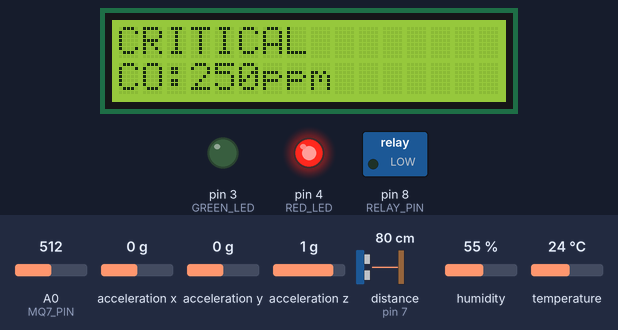
The sketch below on a simulated Arduino Uno, built with avr-gcc and run on an emulated ATmega328P. On the bench: 16×2 character LCD, switched loads named in the sketch (green lamp = pin HIGH), output pins drawn as LEDs (lit = HIGH). Wiring (inferred from the names in the program): DHT11 sensor: data pin 2; ultrasonic range finder: trigger pin 6; echo pin 7; MPU-6050 motion sensor at I2C address 0x68. The test bench sets the inputs (shaded band); at power-on: A0 (MQ7_PIN) = 512, acceleration x 0 g, temperature 24 °C, acceleration y 0 g, acceleration z 1 g, distance to the obstacle (sensor on pin 7) 80 cm, humidity 55 %. The echo pulse lasts 58.3 µs per cm; pins used as bus, display or sensor lines are not drawn; what the sketch prints to the serial monitor is not drawn.

Above: at 3.4 s.
3.5 s: A0 (MQ7_PIN) set to 424
At 4.9 s:
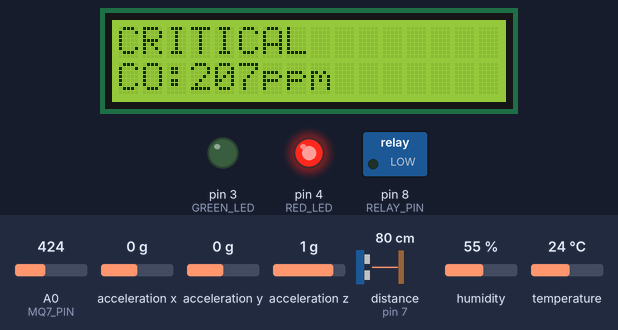
5.6 s: A0 (MQ7_PIN) set to 396
At 7.4 s:
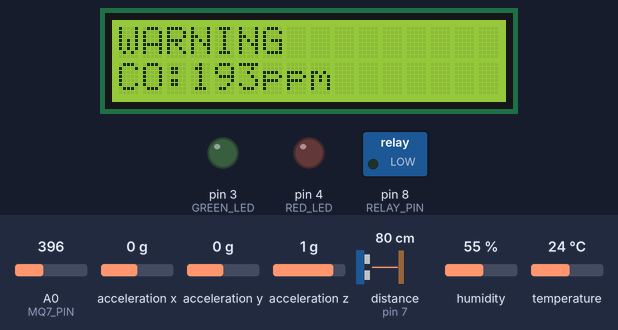
8.4 s: A0 (MQ7_PIN) set to 213
At 9.2 s:
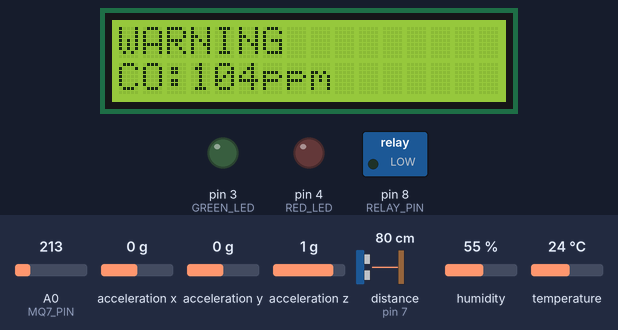
10.5 s: A0 (MQ7_PIN) set to 197
At 12.7 s:
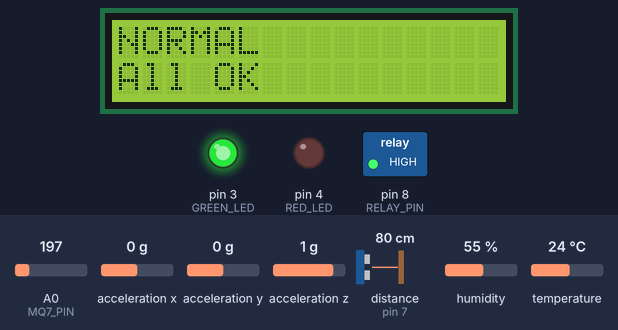
13.1 s: acceleration x set to -1.4 g
At 14.5 s:
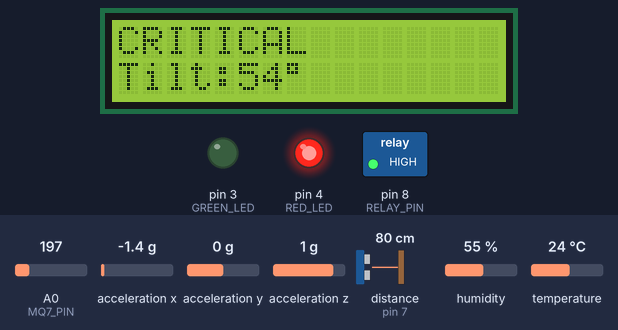
15.2 s: temperature set to 38 °C
17.4 s: temperature set to 41 °C
At 18.7 s:
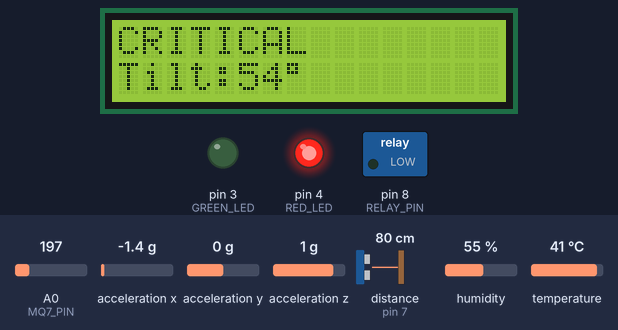
Timing chart, 0 to 20.4 s (numbered marks = the images above; inputs shaded):
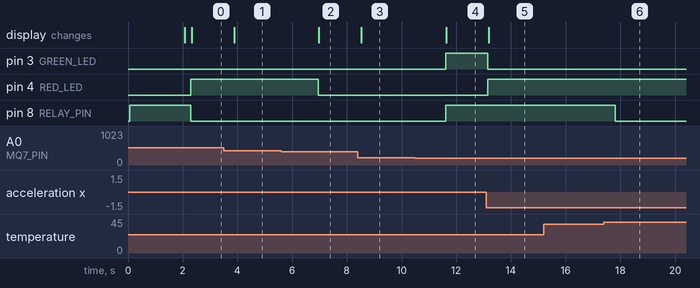

Measured:
- the behaviour switches between 412 and 411 on A0 (MQ7_PIN) (found by bisection; images 1 and 2)
- the behaviour switches between 205 and 204 on A0 (MQ7_PIN) (found by bisection; images 3 and 4)
- the behaviour switches between 39 and 40 °C on temperature (found by bisection; images 5 and 6)
- after the input at 3.5 s, the display: changes after 0.38 s (image 1)
- after the input at 5.6 s, pin 4 (RED_LED): HIGH → LOW after 1.4 s; the display: changes after 1.4 s (image 2)
- after the input at 8.4 s, the display: changes after 0.13 s (image 3)
- after the input at 10.5 s, pin 3 (GREEN_LED), pin 8 (RELAY_PIN): LOW → HIGH after 1.1 s; the display: changes after 1.1 s (image 4)
- after the input at 13.1 s, pin 3 (GREEN_LED): HIGH → LOW after 0.06 s; pin 4 (RED_LED): LOW → HIGH after 0.06 s; the display: changes after 0.08 s (image 5)
- after the input at 15.2 s, every drawn part: stays the same
- after the input at 17.4 s, pin 8 (RELAY_PIN): HIGH → LOW after 0.41 s

The sketch:

code.ino
```cpp
#include <Wire.h>
#include <LiquidCrystal_I2C.h>


// ---------------- PIN DEFINITIONS ----------------
#define DHT11_PIN 2
#define TRIG_PIN 6
#define ECHO_PIN 7
#define RED_LED 4
#define GREEN_LED 3
#define MQ7_PIN A0       // Gas sensor analog pin
#define RELAY_PIN 8      // >>> NEW CODE <<< Relay control pin


LiquidCrystal_I2C lcd(0x27, 16, 2);
uint8_t DHT_Data[5];


// ---------------- SETUP ----------------
void setup() {
  Serial.begin(9600);
  Wire.begin();
  lcd.init();
  lcd.backlight();


  // LED setup
  DDRD |= (1 << RED_LED) | (1 << GREEN_LED);
  PORTD &= ~((1 << RED_LED) | (1 << GREEN_LED));


  pinMode(TRIG_PIN, OUTPUT);
  pinMode(ECHO_PIN, INPUT);
  pinMode(MQ7_PIN, INPUT);
  pinMode(RELAY_PIN, OUTPUT);       // >>> NEW CODE <<<
  digitalWrite(RELAY_PIN, HIGH);    // Relay OFF initially (Active LOW)


  initMPU6050();


  lcd.setCursor(0, 0);
  lcd.print("Safety Bot Init");
  delay(2000);
  lcd.clear();


  Serial.println("==================================================");
  Serial.println(" SAFETY BOT SENSOR MONITOR (TEMP + DIST + TILT + GAS)");
  Serial.println("==================================================");
  Serial.println("Temp\tDist\tTilt\tCO(ppm)\tSTATE\tRELAY");
  Serial.println("--------------------------------------------------");
}


// ---------------- MAIN LOOP ----------------
void loop() {
  int temperature = 0;
  bool dhtOK = readDHT11();
  if (dhtOK) temperature = DHT_Data[2];


  float distance = measureDistance();
  float tilt = getTilt();
  float gasPPM = readGasPPM();


  // ---- Determine status ----
  bool isWarning = false, isCritical = false;
  String reason = "Normal";
  bool fanOn = false;   // >>> NEW CODE <<<


  // Temperature
  if (temperature >= 40 && temperature <= 50) {
    isWarning = true; reason = "Temp";
    fanOn = true; // Turn fan ON in warning range
  }
  else if (temperature > 50) {
    isCritical = true; reason = "Temp";
  }


  // Ultrasonic
  if (distance <= 10 && distance > 5) { isWarning = true; reason = "Dist"; }
  else if (distance <= 5) { isCritical = true; reason = "Dist"; }


  // Tilt
  if (tilt >= 15 && tilt <= 20) { isWarning = true; reason = "Tilt"; }
  else if (tilt > 20) { isCritical = true; reason = "Tilt"; }


  // Gas Sensor
  if (gasPPM >= 100 && gasPPM <= 200) {
    isWarning = true; reason = "Gas";
    fanOn = true; // Turn fan ON when gas detected
  }
  else if (gasPPM > 200) {
    isCritical = true; reason = "Gas";
    fanOn = true; // Turn fan ON in critical gas
  }


  // ---- LED + State ----
  String stateMsg = "NORMAL";
  if (isCritical) {
    PORTD |= (1 << RED_LED); PORTD &= ~(1 << GREEN_LED);
    stateMsg = "CRITICAL";
  } else if (isWarning) {
    PORTD &= ~((1 << RED_LED) | (1 << GREEN_LED));
    stateMsg = "WARNING";
  } else {
    PORTD |= (1 << GREEN_LED); PORTD &= ~(1 << RED_LED);
    stateMsg = "NORMAL";
  }


  // ---- Relay Logic (Fan Control) ----
  if (fanOn) {
    digitalWrite(RELAY_PIN, LOW);  // Active LOW → Relay ON
  } else {
    digitalWrite(RELAY_PIN, HIGH); // Relay OFF
  }


  // ---- SERIAL OUTPUT ----
  Serial.print(temperature);
  Serial.print("\t");
  Serial.print(distance, 1);
  Serial.print("\t");
  Serial.print(tilt, 1);
  Serial.print("\t");
  Serial.print(gasPPM, 0);
  Serial.print("\t");
  Serial.print(stateMsg);
  Serial.print("\t");
  Serial.println(fanOn ? "FAN ON" : "FAN OFF");


  // ---- LCD OUTPUT ----
  lcd.clear();
  lcd.setCursor(0, 0);
  lcd.print(stateMsg);
  lcd.setCursor(0, 1);


  if (reason == "Temp") lcd.print("T:" + String(temperature) + "C");
  else if (reason == "Dist") lcd.print("D:" + String(distance, 0) + "cm");
  else if (reason == "Tilt") lcd.print("Tilt:" + String(tilt, 0) + (char)223);
  else if (reason == "Gas") lcd.print("CO:" + String(gasPPM, 0) + "ppm");
  else lcd.print("All OK");


  delay(1500);
}


// ---------------- DHT11 FUNCTION ----------------
bool readDHT11() {
  uint8_t i, j = 0;
  for (i = 0; i < 5; i++) DHT_Data[i] = 0;


  DDRD |= (1 << DHT11_PIN);
  PORTD &= ~(1 << DHT11_PIN);
  delay(20);
  PORTD |= (1 << DHT11_PIN);
  delayMicroseconds(40);
  DDRD &= ~(1 << DHT11_PIN);


  unsigned long timeout = micros();
  while (((PIND & (1 << DHT11_PIN)) != 0)) if ((micros() - timeout) > 100) return false;
  while (((PIND & (1 << DHT11_PIN)) == 0)) if ((micros() - timeout) > 200) return false;
  while (((PIND & (1 << DHT11_PIN)) != 0)) if ((micros() - timeout) > 200) return false;


  for (j = 0; j < 5; j++) {
    for (i = 0; i < 8; i++) {
      timeout = micros();
      while (((PIND & (1 << DHT11_PIN)) == 0)) if ((micros() - timeout) > 100) return false;
      unsigned long tStart = micros();
      while (((PIND & (1 << DHT11_PIN)) != 0)) if ((micros() - tStart) > 200) break;
      unsigned long pulseWidth = micros() - tStart;
      if (pulseWidth > 50) DHT_Data[j] |= (1 << (7 - i));
    }
  }
  if ((uint8_t)(DHT_Data[0] + DHT_Data[1] + DHT_Data[2] + DHT_Data[3]) != DHT_Data[4])
    return false;
  return true;
}


// ---------------- ULTRASONIC FUNCTION ----------------
float measureDistance() {
  digitalWrite(TRIG_PIN, LOW);
  delayMicroseconds(2);
  digitalWrite(TRIG_PIN, HIGH);
  delayMicroseconds(10);
  digitalWrite(TRIG_PIN, LOW);
  unsigned long duration = pulseIn(ECHO_PIN, HIGH, 30000);
  return (duration * 0.0343) / 2; // cm
}


// ---------------- MPU6050 FUNCTIONS ----------------
void initMPU6050() {
  Wire.beginTransmission(0x68);
  Wire.write(0x6B);
  Wire.write(0);
  Wire.endTransmission(true);
}


float getTilt() {
  Wire.beginTransmission(0x68);
  Wire.write(0x3B);
  Wire.endTransmission(false);
  Wire.requestFrom(0x68, 6, true);


  int16_t AcX = Wire.read() << 8 | Wire.read();
  int16_t AcY = Wire.read() << 8 | Wire.read();
  int16_t AcZ = Wire.read() << 8 | Wire.read();


  float ax = AcX / 16384.0;
  float ay = AcY / 16384.0;
  float az = AcZ / 16384.0;


  float tilt = atan(sqrt(ax * ax + ay * ay) / az) * (180.0 / 3.14159265359);
  return tilt;
}


// ---------------- MQ7 GAS SENSOR ----------------
float readGasPPM() {
  int analogValue = analogRead(MQ7_PIN);
  float ppm = map(analogValue, 0, 1023, 0, 500); // Rough estimate: 0–500 ppm range
  return ppm;
}
```
